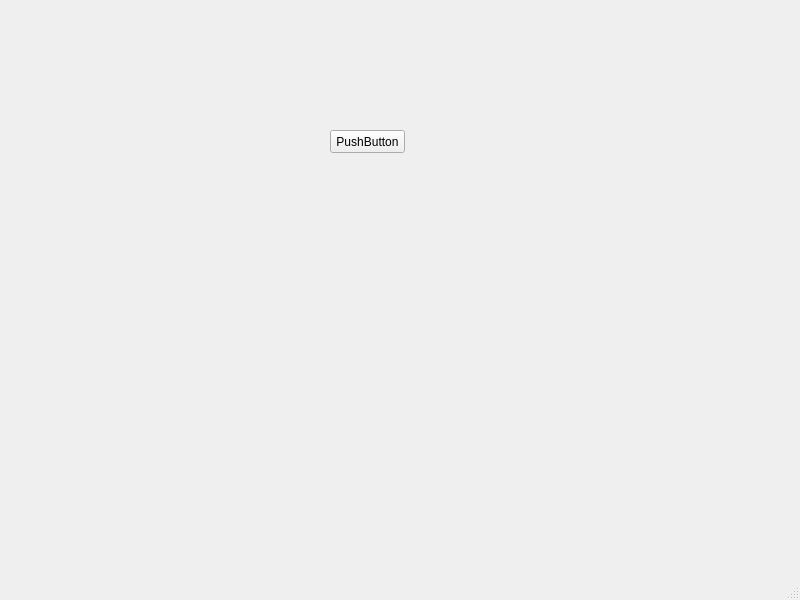
<?xml version="1.0" encoding="UTF-8"?>
<ui version="4.0">
 <class>MainWindow</class>
 <widget class="QMainWindow" name="MainWindow">
  <property name="geometry">
   <rect>
    <x>0</x>
    <y>0</y>
    <width>800</width>
    <height>600</height>
   </rect>
  </property>
  <property name="windowTitle">
   <string>MainWindow</string>
  </property>
  <widget class="QWidget" name="centralwidget">
   <widget class="QPushButton" name="pushButton">
    <property name="geometry">
     <rect>
      <x>330</x>
      <y>130</y>
      <width>75</width>
      <height>23</height>
     </rect>
    </property>
    <property name="text">
     <string>PushButton</string>
    </property>
   </widget>
  </widget>
  <widget class="QMenuBar" name="menubar">
   <property name="geometry">
    <rect>
     <x>0</x>
     <y>0</y>
     <width>800</width>
     <height>21</height>
    </rect>
   </property>
  </widget>
  <widget class="QStatusBar" name="statusbar"/>
 </widget>
 <resources/>
 <connections/>
</ui>
